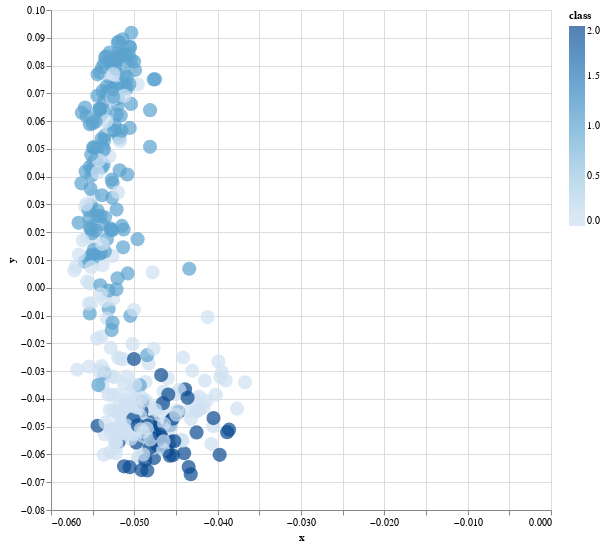

Notebook cell for this chart:
### Code cell
club_chart.display()

### Figure 1 — Vega-Lite specification as saved in the notebook (floating-point values rounded to 4 significant figures; data arrays with more than 128 entries replaced by an {"elided": "..."} marker saying what was removed)
{"config": {"view": {"continuousWidth": 400, "continuousHeight": 300}}, "data": {"name": "data-4486b6f3508db85eb6b2d9305d761e2f"}, "mark": {"type": "circle", "size": 200}, "encoding": {"color": {"field": "class", "type": "quantitative"}, "tooltip": [{"field": "sentence", "type": "nominal"}], "x": {"field": "x", "type": "quantitative"}, "y": {"field": "y", "type": "quantitative"}}, "height": 500, "selection": {"selector002": {"type": "interval", "bind": "scales", "encodings": ["x", "y"]}}, "width": 500, "$schema": "https://vega.github.io/schema/vega-lite/v4.17.0.json", "datasets": {"data-4486b6f3508db85eb6b2d9305d761e2f": {"elided": "388 records"}}}
